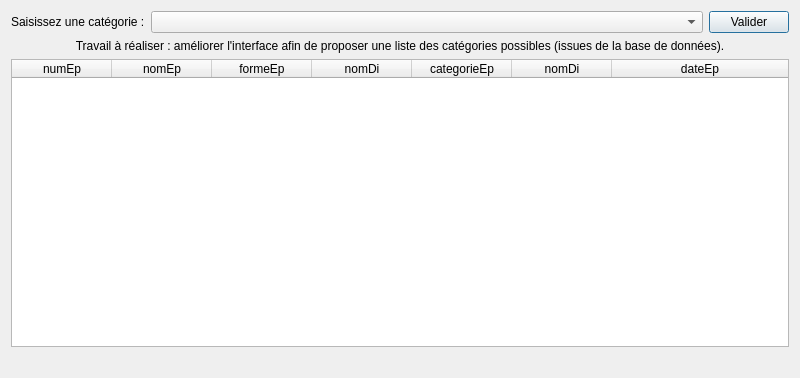
<?xml version="1.0" encoding="UTF-8"?>
<ui version="4.0">
 <class>fct_comp_2</class>
 <widget class="QDialog" name="fct_comp_2">
  <property name="geometry">
   <rect>
    <x>0</x>
    <y>0</y>
    <width>800</width>
    <height>378</height>
   </rect>
  </property>
  <property name="windowTitle">
   <string>Liste des épreuves d'une catégorie (version 2, catégories extraites de la BD)</string>
  </property>
  <layout class="QGridLayout" name="gridLayout">
   <item row="0" column="0">
    <layout class="QHBoxLayout" name="horizontalLayout">
     <item>
      <widget class="QLabel" name="labelEdit_fct_comp_2">
       <property name="text">
        <string>Saisissez une catégorie :</string>
       </property>
      </widget>
     </item>
     <item>
      <widget class="QComboBox" name="comboBox">
       <property name="sizePolicy">
        <sizepolicy hsizetype="Expanding" vsizetype="Fixed">
         <horstretch>0</horstretch>
         <verstretch>0</verstretch>
        </sizepolicy>
       </property>
      </widget>
     </item>
     <item>
      <widget class="QPushButton" name="pushButton_fct_comp_2">
       <property name="text">
        <string>Valider</string>
       </property>
      </widget>
     </item>
    </layout>
   </item>
   <item row="1" column="0">
    <widget class="QLabel" name="labelAFaire_fct_comp_2">
     <property name="text">
      <string>Travail à réaliser : améliorer l'interface afin de proposer une liste des catégories possibles (issues de la base de données).</string>
     </property>
     <property name="alignment">
      <set>Qt::AlignCenter</set>
     </property>
     <property name="wordWrap">
      <bool>true</bool>
     </property>
    </widget>
   </item>
   <item row="2" column="0">
    <widget class="QTableWidget" name="table_fct_comp_2">
     <attribute name="horizontalHeaderMinimumSectionSize">
      <number>50</number>
     </attribute>
     <attribute name="horizontalHeaderStretchLastSection">
      <bool>true</bool>
     </attribute>
     <attribute name="verticalHeaderVisible">
      <bool>false</bool>
     </attribute>
     <column>
      <property name="text">
       <string>numEp</string>
      </property>
     </column>
     <column>
      <property name="text">
       <string>nomEp</string>
      </property>
     </column>
     <column>
      <property name="text">
       <string>formeEp</string>
      </property>
     </column>
     <column>
      <property name="text">
       <string>nomDi</string>
      </property>
     </column>
     <column>
      <property name="text">
       <string>categorieEp</string>
      </property>
     </column>
     <column>
      <property name="text">
       <string>nomDi</string>
      </property>
     </column>
     <column>
      <property name="text">
       <string>dateEp</string>
      </property>
     </column>
    </widget>
   </item>
   <item row="3" column="0">
    <widget class="QLabel" name="label_fct_comp_2">
     <property name="text">
      <string/>
     </property>
     <property name="alignment">
      <set>Qt::AlignCenter</set>
     </property>
    </widget>
   </item>
  </layout>
 </widget>
 <resources/>
 <connections>
  <connection>
   <sender>pushButton_fct_comp_2</sender>
   <signal>clicked()</signal>
   <receiver>fct_comp_2</receiver>
   <slot>refreshResult()</slot>
   <hints>
    <hint type="sourcelabel">
     <x>364</x>
     <y>52</y>
    </hint>
    <hint type="destinationlabel">
     <x>444</x>
     <y>81</y>
    </hint>
   </hints>
  </connection>
 </connections>
 <slots>
  <slot>refreshResult()</slot>
 </slots>
</ui>
